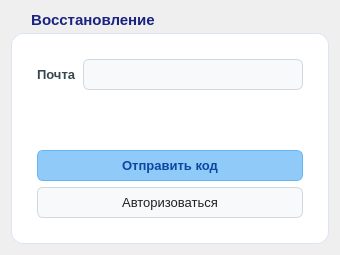
<?xml version="1.0" encoding="UTF-8"?>
<ui version="4.0">
 <class>mailCard</class>
 <widget class="QWidget" name="mailCard">
  <property name="geometry">
   <rect>
    <x>0</x>
    <y>0</y>
    <width>340</width>
    <height>255</height>
   </rect>
  </property>
  <property name="windowTitle">
   <string>Form</string>
  </property>
  <property name="styleSheet">
   <string notr="true">/* Мягкий светлый градиент всего окна */
QWidget#mailCard {
    background: qlineargradient(x1:0, y1:0, x2:1, y2:1, 
                stop:0 #f5f7fa, stop:1 #e4ebf5);
}

/* Белая карточка формы (QGroupBox) */
QWidget#mailCard QGroupBox {
    background-color: #ffffff;
    border: 1px solid #dbe4f0;
    border-radius: 12px;
    margin-top: 22px;
    padding: 16px;
    font-size: 15px;
    font-weight: bold;
    color: #1a237e;
}

/* Заголовок &quot;Восстановление&quot; */
QWidget#mailCard QGroupBox::title {
    subcontrol-origin: margin;
    subcontrol-position: top left;
    left: 12px;
    padding: 0 6px;
    color: #1a237e;
}

/* Подпись поля (Почта) */
QWidget#mailCard QLabel {
    background-color: transparent;
    color: #37474f;
    font-size: 13px;
    font-weight: bold;
}

/* Поле ввода почты */
QWidget#mailCard QLineEdit {
    background-color: #f8f9fa;
    color: #212121;
    border: 1px solid #cfd8dc;
    border-radius: 6px;
    padding: 6px 10px;
    font-size: 13px;
}

QWidget#mailCard QLineEdit:focus {
    border: 1px solid #64b5f6;
    background-color: #ffffff;
}

/* Второстепенная кнопка (&quot;Авторизоваться&quot;) */
QWidget#mailCard QPushButton {
    background-color: #f8f9fa;
    color: #212121;
    border: 1px solid #cfd8dc;
    border-radius: 6px;
    padding: 7px 14px;
    font-size: 13px;
}

QWidget#mailCard QPushButton:hover {
    background-color: #e3f2fd;
    border: 1px solid #90caf9;
    color: #0d47a1;
}

/* Главная голубая кнопка действия (&quot;Отправить код&quot;) */
QWidget#mailCard QPushButton#pass_btn {
    background-color: #90caf9;
    color: #0d47a1;
    border: 1px solid #64b5f6;
    font-weight: bold;
}

QWidget#mailCard QPushButton#pass_btn:hover {
    background-color: #64b5f6;
}
</string>
  </property>
  <layout class="QHBoxLayout" name="horizontalLayout">
   <item>
    <widget class="QGroupBox" name="groupBox">
     <property name="title">
      <string>Восстановление</string>
     </property>
     <layout class="QHBoxLayout" name="horizontalLayout_3">
      <item>
       <layout class="QVBoxLayout" name="verticalLayout">
        <item>
         <layout class="QHBoxLayout" name="horizontalLayout_2">
          <item>
           <widget class="QLabel" name="label">
            <property name="text">
             <string>Почта</string>
            </property>
           </widget>
          </item>
          <item>
           <widget class="QLineEdit" name="lineEdit"/>
          </item>
         </layout>
        </item>
        <item>
         <spacer name="verticalSpacer">
          <property name="orientation">
           <enum>Qt::Orientation::Vertical</enum>
          </property>
          <property name="sizeHint" stdset="0">
           <size>
            <width>20</width>
            <height>40</height>
           </size>
          </property>
         </spacer>
        </item>
        <item>
         <widget class="QPushButton" name="pass_btn">
          <property name="text">
           <string>Отправить код</string>
          </property>
         </widget>
        </item>
        <item>
         <widget class="QPushButton" name="login_btn">
          <property name="text">
           <string>Авторизоваться</string>
          </property>
         </widget>
        </item>
       </layout>
      </item>
     </layout>
    </widget>
   </item>
  </layout>
 </widget>
 <resources/>
 <connections/>
</ui>
